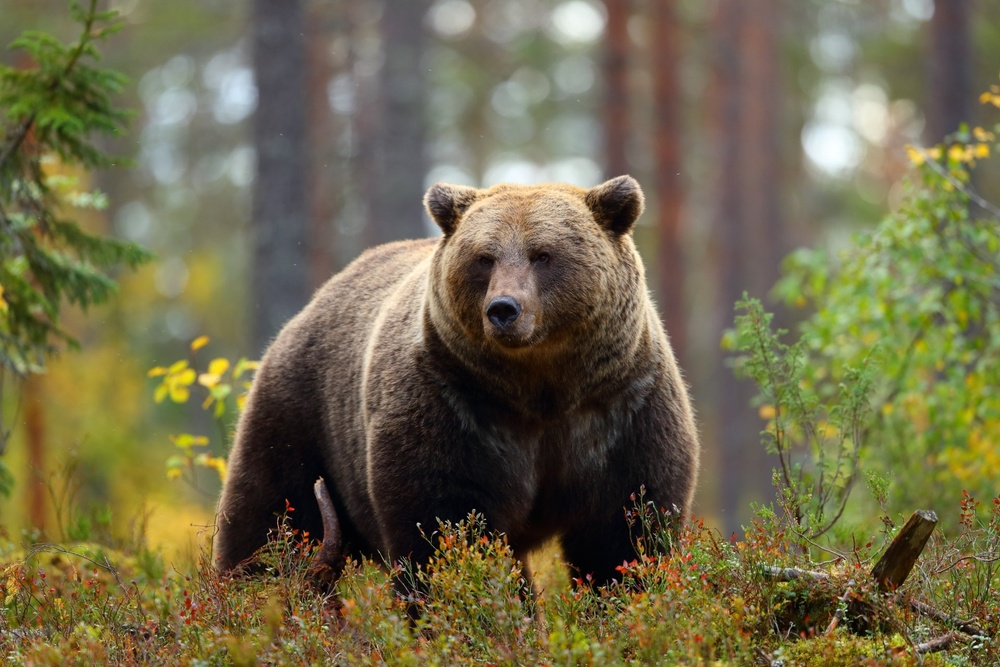
#> input picture data/color/bear.jpg, 1000 x 667 px, shrunk from 1920 x 1280 before the run
$ python step4_simple_threshold.py
#> lines starting #> are read from the running program, lines starting #| are printed output that depends on the picture; after the words box and inside, x2 and y2 are one past the last pixel; in counts of white or black regions, pixels touching at a corner belong together
import os
import cv2

img = cv2.imread(os.path.join('..', 'data', 'color', 'bear.jpg'))
#> img is the input picture: shape (667, 1000, 3); mean B, G, R 74.3, 105.3, 111.9

## convert into binary image

## step 1: convert into gray image
gray = cv2.cvtColor(img, cv2.COLOR_BGR2GRAY)
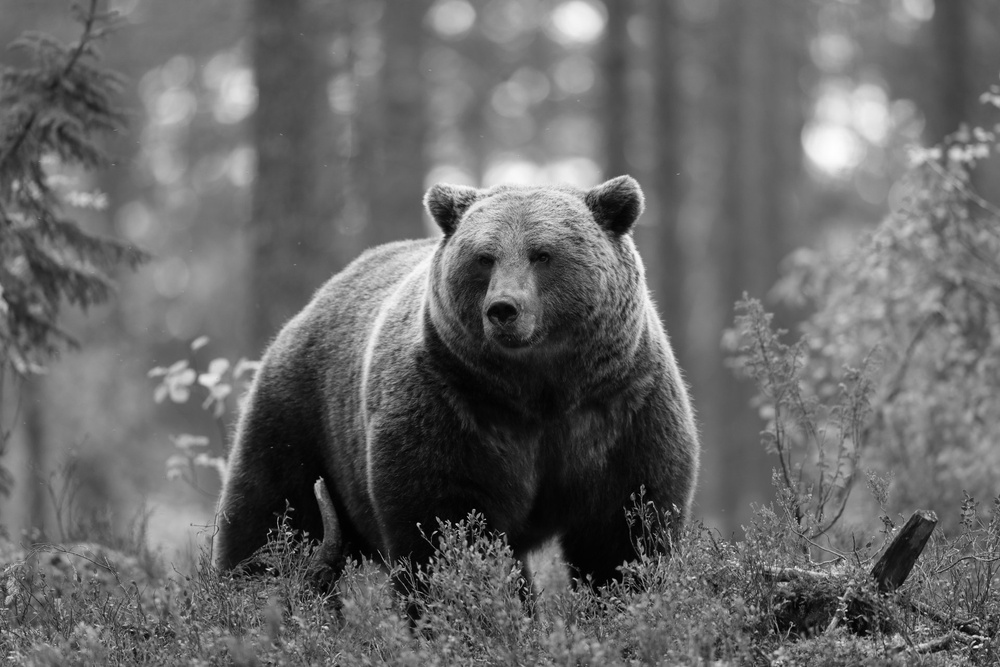
#> gray: shape (667, 1000); min 0, max 254, mean 103.8

## step 2: apply threshold
## cv2.threshold(src, thresh, maxval, type), it returns 2 values: ret, thresholded image
## ret is the threshold value

## there are 6 types of thresholding: binary, binary inverse, trunc, to zero, to zero inverse, otsu

### binary:
_, binary = cv2.threshold(gray, 100, 255, cv2.THRESH_BINARY)
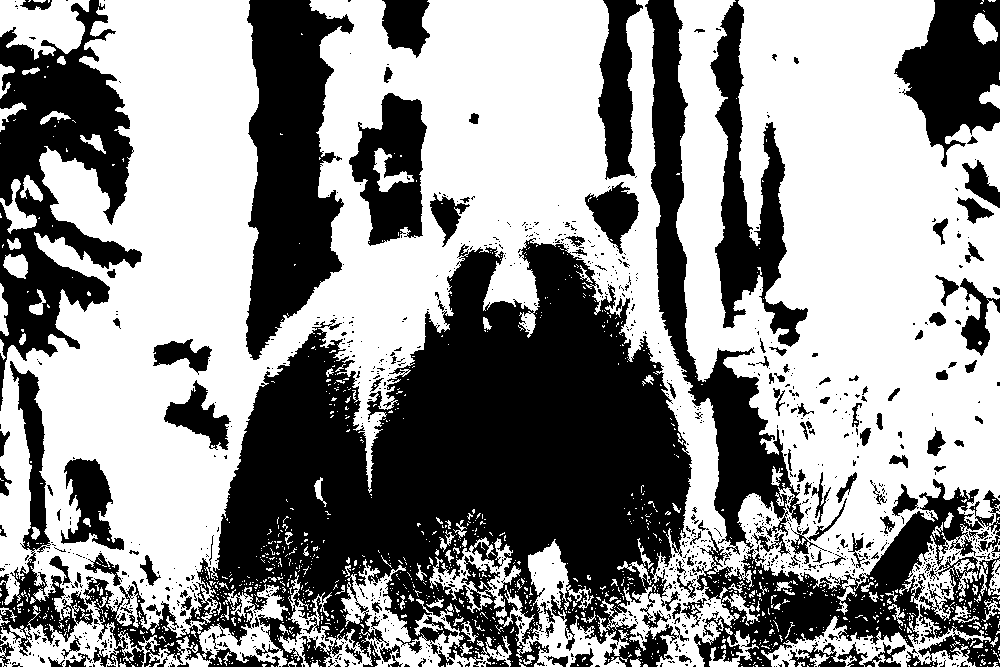
#> binary: shape (667, 1000); 56.9% white; 1122 black regions (962 under 20 px), largest, box (x1, y1, x2, y2) and area: (83, 238, 692, 667) 129271, (0, 0, 142, 411) 25423, (246, 0, 354, 360) 23889

## apply with blur image to remove noise
k_size = 7
blur = cv2.blur(gray, (k_size, k_size))
_, blurred_binary = cv2.threshold(blur, 100, 255, cv2.THRESH_BINARY)
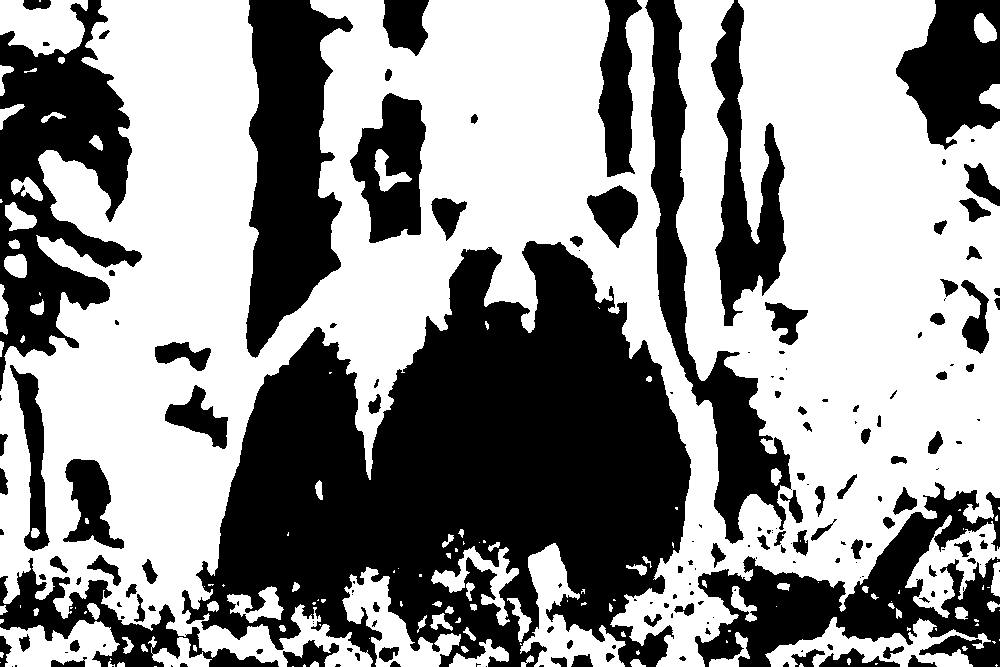
#> blurred_binary: shape (667, 1000); 57.5% white; 185 black regions (78 under 20 px), largest, box (x1, y1, x2, y2) and area: (182, 241, 691, 667) 127992, (0, 0, 142, 391) 25674, (246, 0, 353, 358) 23625

cv2.imshow('Original', img)
cv2.imshow('Binary', binary)
cv2.imshow('Blurred Binary', blurred_binary)

cv2.waitKey(0)
cv2.destroyAllWindows()

$ run again, with data/color/bird.jpg copied over data/color/bear.jpg
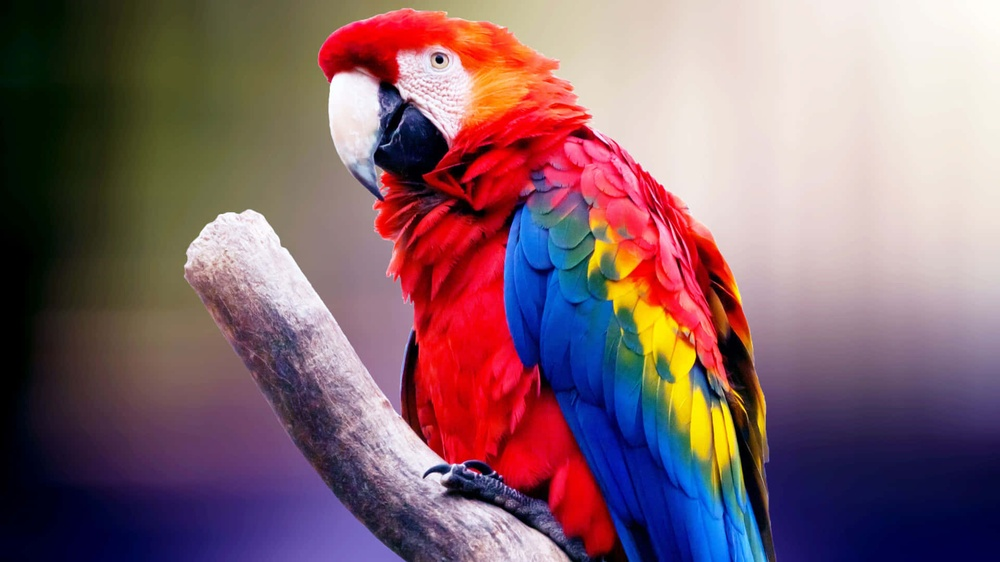
#> input picture data/color/bird.jpg, 1000 x 562 px, shrunk from 1920 x 1080 before the run
#> img is the input picture: shape (562, 1000, 3); mean B, G, R 109.3, 100, 131.2
#> `_, binary = cv2.threshold(gray, 100, 255, cv2.THRESH_BINARY)`:
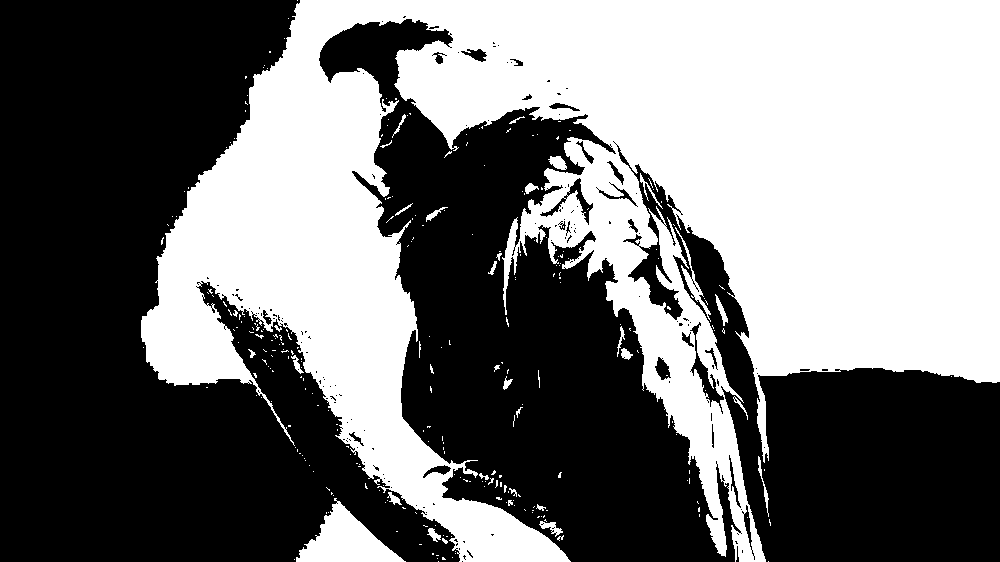
#> binary: shape (562, 1000); 46.2% white; 284 white regions (249 under 20 px), largest, box (x1, y1, x2, y2) and area: (141, 0, 1000, 562) 252956, (296, 498, 406, 562) 3291, (675, 227, 711, 322) 439
#> `_, blurred_binary = cv2.threshold(blur, 100, 255, cv2.THRESH_BINARY)`:
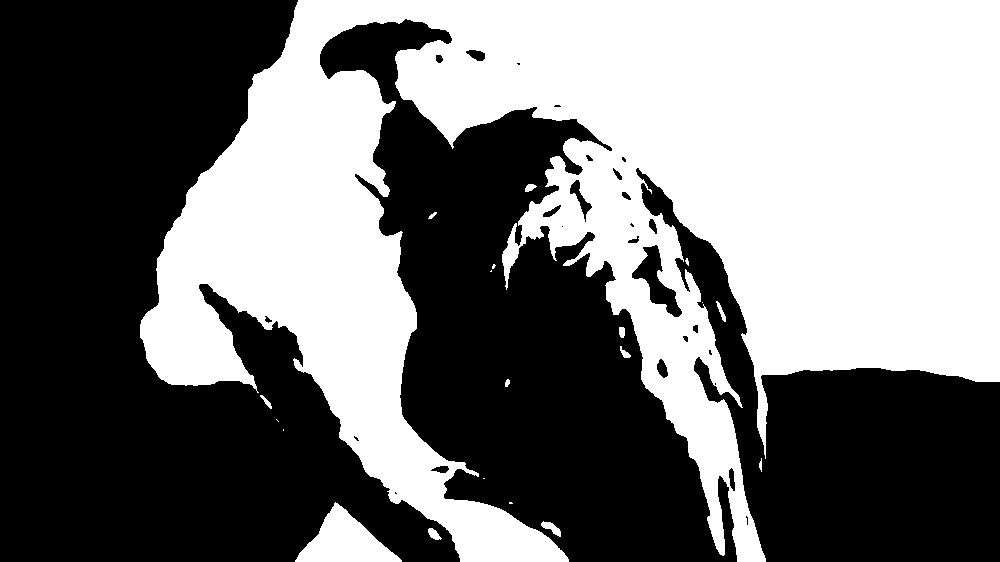
#> blurred_binary: shape (562, 1000); 46.3% white; 20 white regions (7 under 20 px), largest, box (x1, y1, x2, y2) and area: (140, 0, 1000, 562) 256457, (295, 502, 402, 562) 3206, (541, 521, 561, 537) 145
